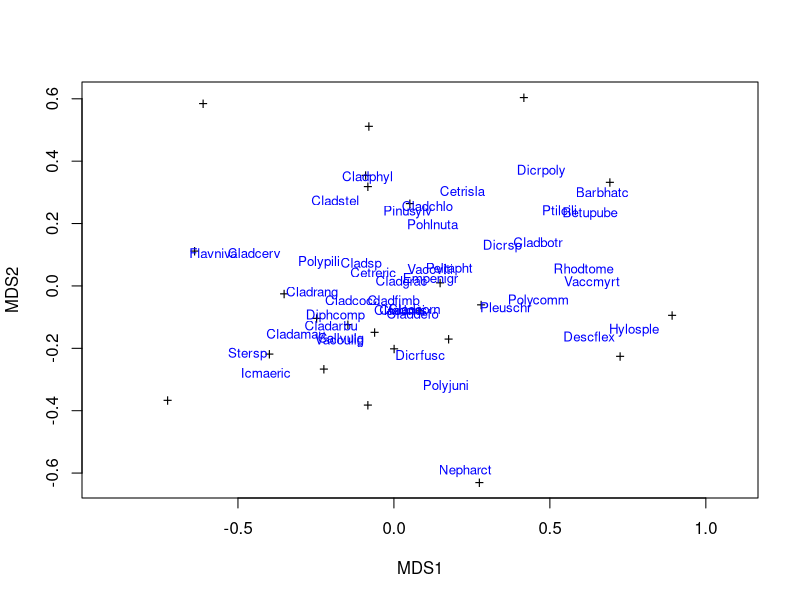
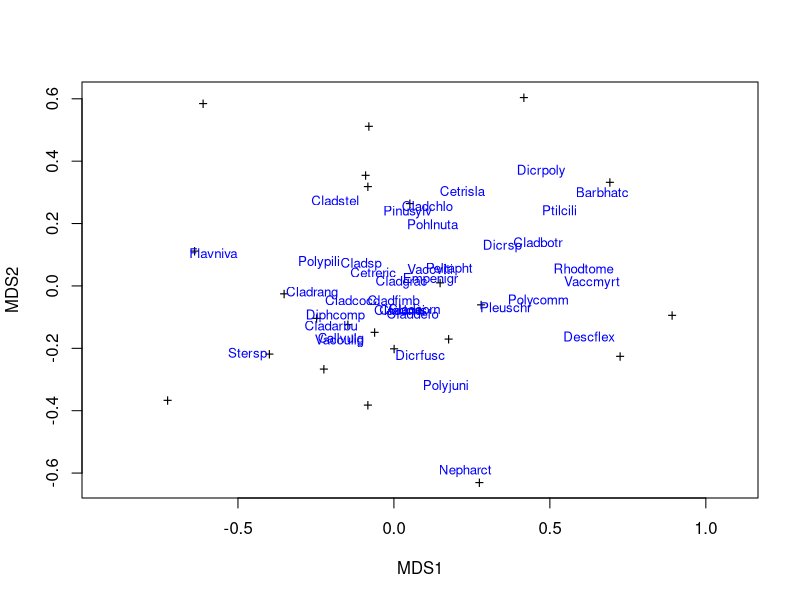

Reproduce these figures in R, in order.
library(vegan)


### Name: wascores
### Title: Weighted Averages Scores for Species
### Aliases: wascores eigengrad
### Keywords: multivariate univar

### ** Examples

data(varespec)
data(varechem)
vare.dist <- vegdist(wisconsin(varespec))
vare.mds <- monoMDS(vare.dist)
vare.points <- postMDS(vare.mds$points, vare.dist)
vare.wa <- wascores(vare.points, varespec)
plot(scores(vare.points), pch="+", asp=1)
text(vare.wa, rownames(vare.wa), cex=0.8, col="blue")
## Omit rare species (frequency <= 4)
freq <- apply(varespec>0, 2, sum)
plot(scores(vare.points), pch="+", asp=1)
text(vare.wa[freq > 4,], rownames(vare.wa)[freq > 4],cex=0.8,col="blue")
## Works for environmental variables, too.
wascores(varechem, varespec)
## And the strengths of these variables are:
eigengrad(varechem, varespec)
